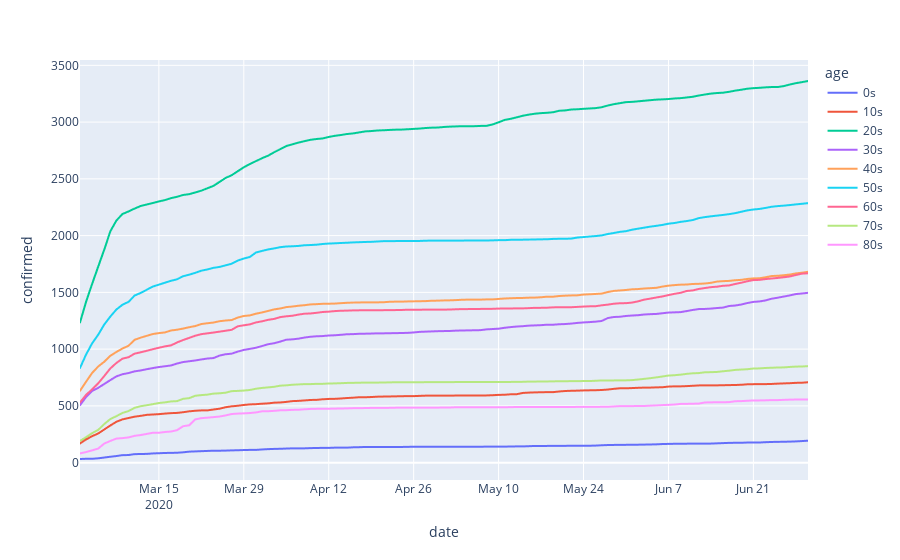

The notebook cell saved with this chart:
### Markdown cell above
# 1.5) TimeAge

### Code cell
timeAgeData = pd.read_csv('covid/timeage.csv')
fig = px.line(timeAgeData, x="date", y="confirmed", color='age')
fig.show()
